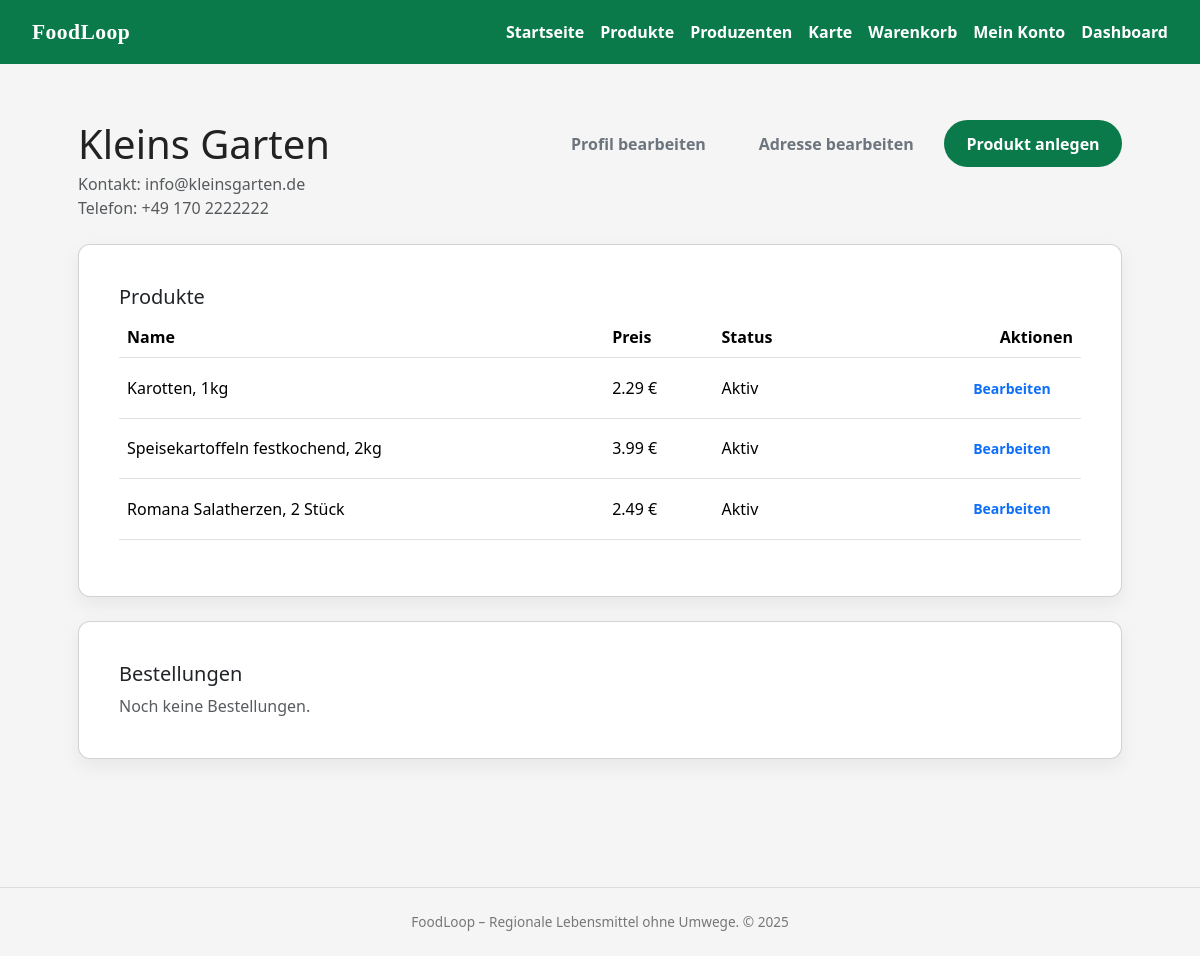
The page /business/account (signed in) on the database its author committed.
### models.py (models this page shows)
class ProducerProfile(db.Model):
    __tablename__ = "producer_profile"
    producer_id = db.Column(db.Integer, primary_key=True)
    user_id = db.Column(
        db.Integer, db.ForeignKey("user.id"), nullable=False, unique=True
    )
    address_id = db.Column(
        db.Integer, db.ForeignKey("address.address_id"), nullable=True
    )
    display_name = db.Column(db.String(255), nullable=False)
    legal_name = db.Column(db.String(255), nullable=True)
    tax_id = db.Column(db.String(50), nullable=True)
    contact_email = db.Column(db.String(255), nullable=False)
    contact_phone = db.Column(db.String(50), nullable=True)
    verification_status = db.Column(
        db.String(20), nullable=False, default="pending"
    )
    created_at = db.Column(db.DateTime, default=datetime.utcnow, nullable=False)
    user = db.relationship("User", back_populates="producer_profile")
    products = db.relationship("Product", back_populates="producer", lazy="dynamic")
    address = db.relationship("Address", back_populates="producers")
    categories = db.relationship(
        "Category",
        secondary=producer_category,
        back_populates="producers",
        lazy="select",
    )

class Product(db.Model):
    __tablename__ = "product"
    product_id = db.Column(db.Integer, primary_key=True)
    producer_id = db.Column(
        db.Integer,
        db.ForeignKey("producer_profile.producer_id"),
        nullable=False,
    )
    category_id = db.Column(
        db.Integer, db.ForeignKey("category.category_id"), nullable=False
    )
    name = db.Column(db.String(255), nullable=False)
    description = db.Column(db.Text)
    price = db.Column(db.Numeric(10, 2), nullable=False)
    is_active = db.Column(db.Boolean, default=True, nullable=False)
    created_at = db.Column(db.DateTime, default=datetime.utcnow, nullable=False)
    producer = db.relationship("ProducerProfile", back_populates="products")
    category = db.relationship("Category", back_populates="products")
    cart_items = db.relationship("CartItem", back_populates="product", lazy="dynamic")
    order_items = db.relationship(
        "OrderItem", back_populates="product", lazy="dynamic"
    )

### app.py (the view)
@app.route("/business/account")
@login_required
def business_account():
    producer = current_user.producer_profile
    if not producer:
        return redirect(url_for("business"), step="signup", email=current_user.email) #verify that user is producer
    products = producer.products.all()
    orders = []
    return render_template("business_account.html", producer=producer, products=products, orders=orders)

### app.py (called while the page is built)
@login_manager.user_loader
def load_user(user_id):
    return User.query.get(int(user_id))

### templates/business_account.html (shortened to what this page needs)
{% extends "base.html" %}
{% block content %}
<section class="container py-4">
  <div class="d-flex flex-wrap justify-content-between align-items-start gap-3 mb-4">
    <div>
      <h1 class="mb-1">{{ producer.display_name }}</h1>
      <div class="text-muted">Kontakt: {{ producer.contact_email }}</div>
      {% if producer.contact_phone %}
      <div class="text-muted">Telefon: {{ producer.contact_phone }}</div>
      {% endif %}
    </div>
    <div class="d-flex flex-wrap gap-2">
      <a class="btn btn-outline-secondary" href="{{ url_for('edit_producer_profile') }}">Profil bearbeiten</a>
      <a class="btn btn-outline-secondary" href="{{ url_for('edit_address') }}">Adresse bearbeiten</a>
      <a class="btn btn-primary" href="{{ url_for('create_product') }}">Produkt anlegen</a>
    </div>
  </div>
  <div class="card mb-4">
    <div class="card-body">
      <h2 class="h5">Produkte</h2>
      {% if products %}
      <div class="table-responsive">
        <table class="table align-middle">
          <thead>
            <tr>
              <th>Name</th>
              <th>Preis</th>
              <th>Status</th>
              <th class="text-end">Aktionen</th>
            </tr>
          </thead>
          <tbody>
            {% for product in products %}
            <tr>
              <td>{{ product.name }}</td>
              <td>{{ "%.2f"|format(product.price) }} €</td>
              <td>{{ "Aktiv" if product.is_active else "Inaktiv" }}</td>
              <td class="text-end">
                <a class="btn btn-sm btn-outline-primary" href="{{ url_for('edit_product', product_id=product.product_id) }}">Bearbeiten</a>
              </td>
            </tr>
            {% endfor %}
          </tbody>
        </table>
      </div>
      {% else %}
      <p class="text-muted mb-0">Noch keine Produkte. Lege dein erstes Produkt an.</p>
      {% endif %}
    </div>
  </div>
  <div class="card">
    <div class="card-body">
      <h2 class="h5">Bestellungen</h2>
      {% if orders %}
      <ul class="list-group list-group-flush">
        {% for order in orders %}
        <li class="list-group-item d-flex justify-content-between align-items-center">
          <span>Bestellung #{{ order.order_id }}</span>
          <a class="btn btn-sm btn-outline-primary" href="{{ url_for('business_order_detail', order_id=order.order_id) }}">Details</a>
        </li>
        {% endfor %}
      </ul>
      {% else %}
      <p class="text-muted mb-0">Noch keine Bestellungen.</p>
      {% endif %}
    </div>
  </div>
</section>
{% endblock %}

### static/css/base.css (style rules this page uses)
body { font-family: system-ui, -apple-system, BlinkMacSystemFont, "Segoe UI", sans-serif; margin: 0; background: #f5f5f5; color: #222; overflow-x: hidden; }

### static/css/components.css (style rules this page uses)
.btn { display: inline-block; padding: 0.7rem 1.4rem; border-radius: 999px; border: none; cursor: pointer; text-decoration: none; font-weight: 600; }
.btn-primary { background: #0b7a4b; color: white; }
.card { background: white; border-radius: 0.75rem; padding: 1.5rem; box-shadow: 0 8px 20px rgba(0,0,0,0.06); margin-bottom: 1.5rem; }

### rows shown on the page
ProducerProfile: display_name "Kleins Garten", contact_email "info@kleinsgarten.de", contact_phone "+49 170 2222222"
Product: name "Karotten, 1kg", price "2.29", is_active "Aktiv"
Product: name "Speisekartoffeln festkochend, 2kg", price "3.99", is_active "Aktiv"
Product: name "Romana Salatherzen, 2 Stück", price "2.49", is_active "Aktiv"

### other values the page prints
{{ 2025 }} "2025"
